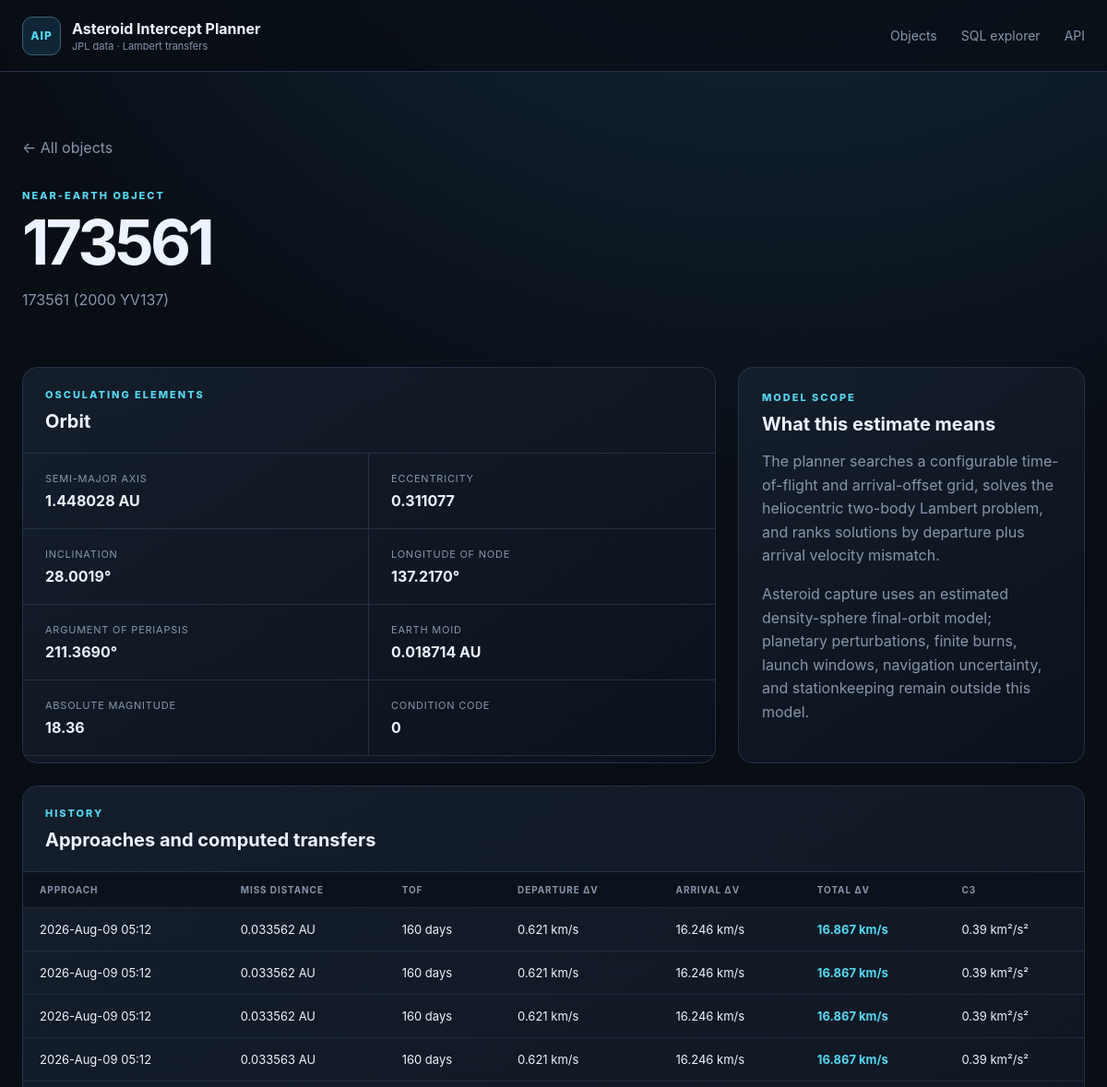
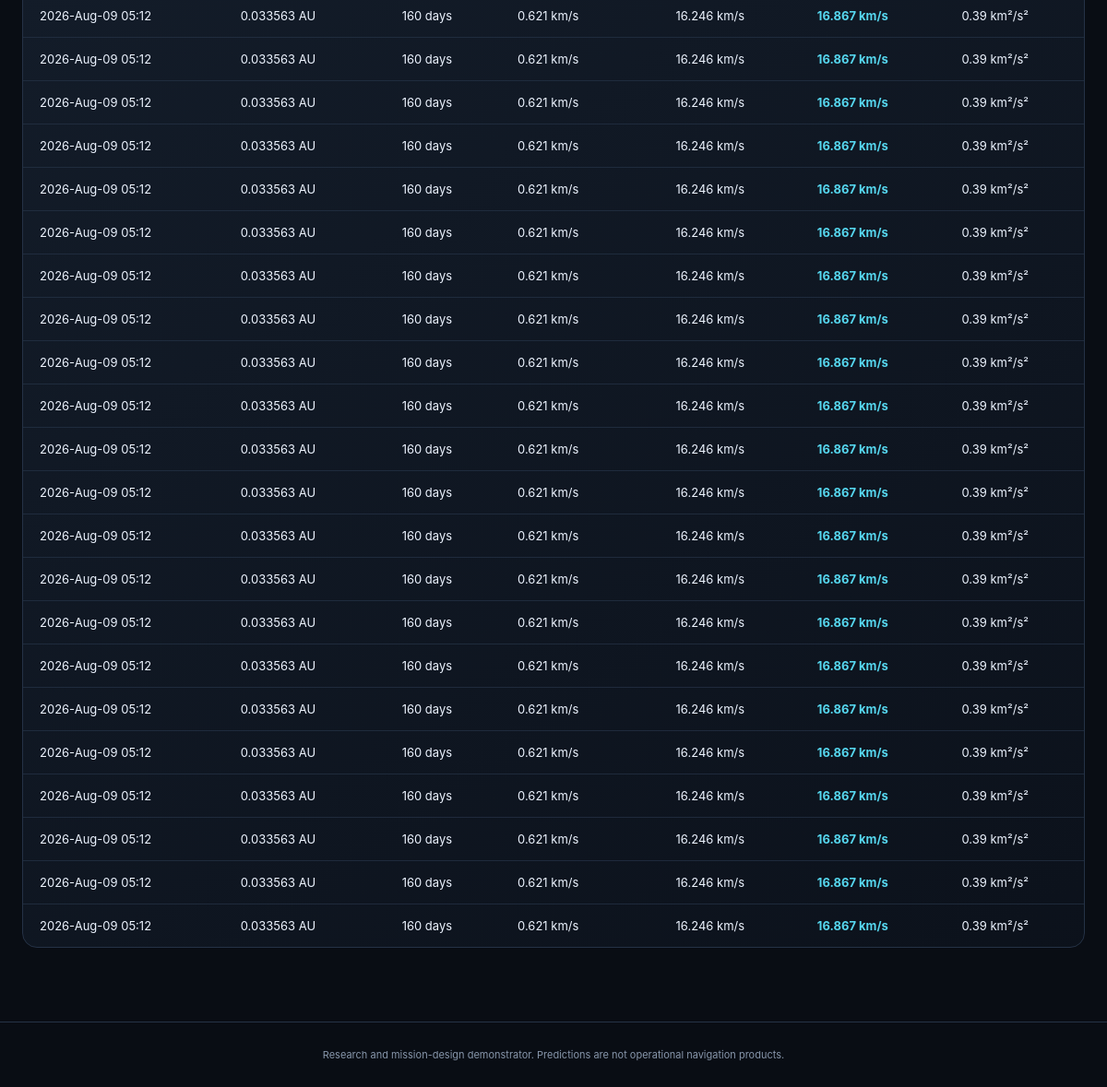
Screenshot of /asteroid/173561 with the database file from the repository (2 pictures, top to bottom).
### tables this page shows
CREATE TABLE orbital_elements (
    designation TEXT PRIMARY KEY REFERENCES asteroids(designation) ON DELETE CASCADE,
    epoch_jd_tdb REAL,
    semi_major_axis_au REAL NOT NULL,
    eccentricity REAL NOT NULL,
    inclination_deg REAL NOT NULL,
    raan_deg REAL NOT NULL,
    arg_periapsis_deg REAL NOT NULL,
    mean_anomaly_deg REAL,
    perihelion_time_jd_tdb REAL,
    perihelion_distance_au REAL,
    aphelion_distance_au REAL,
    orbital_period_days REAL,
    earth_moid_au REAL,
    condition_code TEXT,
    orbit_id TEXT,
    source TEXT NOT NULL,
    updated_at TEXT NOT NULL
);

CREATE TABLE asteroids (
    designation TEXT PRIMARY KEY,
    fullname TEXT,
    absolute_magnitude_h REAL,
    diameter_km REAL,
    first_seen_at TEXT NOT NULL,
    updated_at TEXT NOT NULL
);

CREATE TABLE intercept_plans (
    plan_id INTEGER PRIMARY KEY AUTOINCREMENT,
    approach_id INTEGER NOT NULL REFERENCES close_approaches(approach_id) ON DELETE CASCADE,
    method TEXT NOT NULL,
    departure_jd_tdb REAL NOT NULL,
    arrival_jd_tdb REAL NOT NULL,
    tof_days REAL NOT NULL,
    departure_dv_kms REAL NOT NULL,
    arrival_dv_kms REAL NOT NULL,
    total_dv_kms REAL NOT NULL,
    c3_km2_s2 REAL,
    leo_departure_dv_kms REAL,
    polyline_json TEXT,
    computed_at TEXT NOT NULL, capture_dv_kms REAL, stable_final_orbit INTEGER, capture_json TEXT,
    UNIQUE (approach_id, method)
);

CREATE TABLE close_approaches (
    approach_id INTEGER PRIMARY KEY AUTOINCREMENT,
    designation TEXT NOT NULL REFERENCES asteroids(designation) ON DELETE CASCADE,
    body TEXT NOT NULL DEFAULT 'Earth',
    close_approach_jd_tdb REAL NOT NULL,
    close_approach_text TEXT,
    distance_au REAL NOT NULL,
    distance_min_au REAL,
    distance_max_au REAL,
    relative_velocity_kms REAL,
    hyperbolic_excess_velocity_kms REAL,
    time_uncertainty TEXT,
    ingested_at TEXT NOT NULL,
    UNIQUE (designation, body, close_approach_jd_tdb)
);

### app/web.py (the view)
    @application.route("/asteroid/<designation>")
    def asteroid_detail(designation: str):
        asteroid = get_asteroid(designation, settings.database_path)
        if asteroid is None:
            return render_template("not_found.html", designation=designation), 404
        return render_template(
            "detail.html",
            asteroid=asteroid,
            approaches=asteroid_approaches(designation, settings.database_path),
        )

### app/database.py (called while the page is built, shortened)
def _dict_row(cursor: sqlite3.Cursor, row: tuple[Any, ...]) -> dict[str, Any]:
    return {column[0]: row[index] for index, column in enumerate(cursor.description)}

@contextmanager
def connect(path: Path | None = None) -> Iterator[sqlite3.Connection]:
    database_path = Path(path or get_settings().database_path)
    database_path.parent.mkdir(parents=True, exist_ok=True)
    connection = sqlite3.connect(database_path, timeout=30)
    connection.row_factory = _dict_row
    connection.execute("PRAGMA foreign_keys = ON")
    connection.execute("PRAGMA busy_timeout = 30000")
    try:
        yield connection
    finally:
        connection.close()

def initialize_database(path: Path | None = None) -> Path:
    database_path = Path(path or get_settings().database_path)
    schema = Path(__file__).with_name("schema.sql").read_text(encoding="utf-8")
    with connect(database_path) as connection:
        schema_version = int(connection.execute("PRAGMA user_version").fetchone()["user_version"])
        if schema_version < 2:
            connection.executescript(schema)
            connection.commit()
    return database_path

def fetch_all(
    query: str, params: Sequence[Any] = (), path: Path | None = None
) -> list[dict[str, Any]]:
    initialize_database(path)
    with connect(path) as connection:
        return connection.execute(query, params).fetchall()

def fetch_one(
    query: str, params: Sequence[Any] = (), path: Path | None = None
) -> dict[str, Any] | None:
    rows = fetch_all(query, params, path)
    return rows[0] if rows else None

def get_asteroid(designation: str, path: Path | None = None) -> dict[str, Any] | None:
    return fetch_one(
        """
        SELECT a.*, oe.*
        FROM asteroids a
        LEFT JOIN orbital_elements oe USING(designation)
        WHERE a.designation = ?
        """,
        (designation,),
        path,
    )

def asteroid_approaches(designation: str, path: Path | None = None) -> list[dict[str, Any]]:
    return fetch_all(
        """
        SELECT ca.*, ip.*
        FROM close_approaches ca
        LEFT JOIN intercept_plans ip USING(approach_id)
        WHERE ca.designation = ?
        ORDER BY ca.close_approach_jd_tdb DESC
        """,
        (designation,),
        path,
    )

### app/templates/detail.html (shortened to what this page needs)
{% extends "base.html" %}
{% block content %}
<section class="detail-hero">
  <a class="back" href="{{ url_for('index') }}">← All objects</a>
  <p class="eyebrow">NEAR-EARTH OBJECT</p>
  <h1>{{ asteroid.designation }}</h1>
  <p>{{ asteroid.fullname or 'JPL small-body designation' }}</p>
</section>
<section class="detail-grid">
  <article class="panel">
    <div class="panel-header"><div><p class="eyebrow">OSCULATING ELEMENTS</p><h2>Orbit</h2></div></div>
    <dl class="spec-grid">
      <div><dt>Semi-major axis</dt><dd>{{ asteroid.semi_major_axis_au|number(6) }} AU</dd></div>
      <div><dt>Eccentricity</dt><dd>{{ asteroid.eccentricity|number(6) }}</dd></div>
      <div><dt>Inclination</dt><dd>{{ asteroid.inclination_deg|number(4) }}°</dd></div>
      <div><dt>Longitude of node</dt><dd>{{ asteroid.raan_deg|number(4) }}°</dd></div>
      <div><dt>Argument of periapsis</dt><dd>{{ asteroid.arg_periapsis_deg|number(4) }}°</dd></div>
      <div><dt>Earth MOID</dt><dd>{{ asteroid.earth_moid_au|number(6) }} AU</dd></div>
      <div><dt>Absolute magnitude</dt><dd>{{ asteroid.absolute_magnitude_h|number(2) }}</dd></div>
      <div><dt>Condition code</dt><dd>{{ asteroid.condition_code or '—' }}</dd></div>
    </dl>
  </article>
  <article class="panel note-card">
    <p class="eyebrow">MODEL SCOPE</p>
    <h2>What this estimate means</h2>
    <p>The planner searches a configurable time-of-flight and arrival-offset grid, solves the heliocentric two-body Lambert problem, and ranks solutions by departure plus arrival velocity mismatch.</p>
    <p>Asteroid capture uses an estimated density-sphere final-orbit model; planetary perturbations, finite burns, launch windows, navigation uncertainty, and stationkeeping remain outside this model.</p>
  </article>
</section>
<section class="panel">
  <div class="panel-header"><div><p class="eyebrow">HISTORY</p><h2>Approaches and computed transfers</h2></div></div>
  <div class="table-wrap"><table>
    <thead><tr><th>Approach</th><th>Miss distance</th><th>TOF</th><th>Departure Δv</th><th>Arrival Δv</th><th>Total Δv</th><th>C3</th></tr></thead>
    <tbody>{% for row in approaches %}<tr>
      <td>{{ row.close_approach_text or row.close_approach_jd_tdb }}</td>
      <td>{{ row.distance_au|number(6) }} AU</td>
      <td>{{ row.tof_days|number(0) }} days</td>
      <td>{{ row.departure_dv_kms|number(3) }} km/s</td>
      <td>{{ row.arrival_dv_kms|number(3) }} km/s</td>
      <td><strong class="accent">{{ row.total_dv_kms|number(3) }} km/s</strong></td>
      <td>{{ row.c3_km2_s2|number(2) }} km²/s²</td>
    </tr>{% endfor %}</tbody>
  </table></div>
</section>
{% endblock %}

### app/static/style.css (style rules this page uses)
:root { --bg:#090d14;--surface:#101722;--surface-2:#151f2d;--line:#253246;--text:#edf4ff;--muted:#8796ab;--cyan:#56d7ef;--green:#67e8b5;--orange:#ffad66;--max:1440px;font-family:Inter,ui-sans-serif,system-ui,-apple-system,BlinkMacSystemFont,"Segoe UI",sans-serif;color-scheme:dark }
* { box-sizing:border-box }
body { margin:0;background:radial-gradient(circle at 70% -20%,#16334a 0,transparent 35%),var(--bg);color:var(--text);min-height:100vh }
.eyebrow { font-size:11px;letter-spacing:.18em;color:var(--cyan);font-weight:800;margin:0 0 10px }
.hero h1,.detail-hero h1 { font-size:clamp(42px,6vw,82px);line-height:.98;margin:0;letter-spacing:-.055em }
.hero>div>p:last-child,.detail-hero>p:last-child { color:var(--muted);max-width:680px;line-height:1.65 }
.panel { border:1px solid var(--line);background:linear-gradient(145deg,rgba(21,31,45,.93),rgba(12,18,28,.93));border-radius:16px;overflow:hidden }
.panel-header { padding:22px 24px;border-bottom:1px solid var(--line);display:flex;align-items:center;justify-content:space-between;gap:24px }
.panel-header h2,.note-card h2,.table-list h2 { margin:0;font-size:20px }
.table-wrap { overflow:auto }
table { width:100%;border-collapse:collapse;font-size:13px }
th { text-align:left;color:var(--muted);font-size:10px;text-transform:uppercase;letter-spacing:.09em;padding:13px 18px;background:#0c121b;white-space:nowrap }
td { border-top:1px solid rgba(37,50,70,.75);padding:15px 18px;white-space:nowrap }
.object-link:hover,.accent { color:var(--cyan) }
.detail-hero { padding:30px 0 44px }
.detail-hero h1 { font-size:68px }
.back { display:inline-block;margin-bottom:35px;color:var(--muted);text-decoration:none }
.detail-grid { display:grid;grid-template-columns:2fr 1fr;gap:24px;margin-bottom:24px }
.spec-grid { display:grid;grid-template-columns:repeat(2,1fr);margin:0 }
.spec-grid div { padding:20px 24px;border-bottom:1px solid var(--line) }
.spec-grid div:nth-child(odd) { border-right:1px solid var(--line) }
dt { color:var(--muted);font-size:11px;text-transform:uppercase;letter-spacing:.07em }
dd { margin:7px 0 0;font-weight:700 }
.note-card { padding:25px }
.note-card p:not(.eyebrow) { color:var(--muted);line-height:1.6 }

### rows the page displays
orbital_elements: designation "173561", semi_major_axis_au|number "1.448028", eccentricity|number "0.311077", inclination_deg|number "28.0019", raan_deg|number "137.2170", arg_periapsis_deg|number "211.3690", earth_moid_au|number "0.018714", condition_code "0"
asteroids: fullname "173561 (2000 YV137)", absolute_magnitude_h|number "18.36"
intercept_plans: close_approach_text "2026-Aug-09 05:12", distance_au|number "0.033562", tof_days|number "160", departure_dv_kms|number "0.621", arrival_dv_kms|number "16.246", total_dv_kms|number "16.867", c3_km2_s2|number "0.39"
intercept_plans: close_approach_text "2026-Aug-09 05:12", distance_au|number "0.033562", tof_days|number "160", departure_dv_kms|number "0.621", arrival_dv_kms|number "16.246", total_dv_kms|number "16.867", c3_km2_s2|number "0.39"
intercept_plans: close_approach_text "2026-Aug-09 05:12", distance_au|number "0.033562", tof_days|number "160", departure_dv_kms|number "0.621", arrival_dv_kms|number "16.246", total_dv_kms|number "16.867", c3_km2_s2|number "0.39"
intercept_plans: close_approach_text "2026-Aug-09 05:12", distance_au|number "0.033563", tof_days|number "160", departure_dv_kms|number "0.621", arrival_dv_kms|number "16.246", total_dv_kms|number "16.867", c3_km2_s2|number "0.39"
intercept_plans: close_approach_text "2026-Aug-09 05:12", distance_au|number "0.033563", tof_days|number "160", departure_dv_kms|number "0.621", arrival_dv_kms|number "16.246", total_dv_kms|number "16.867", c3_km2_s2|number "0.39"
intercept_plans: close_approach_text "2026-Aug-09 05:12", distance_au|number "0.033563", tof_days|number "160", departure_dv_kms|number "0.621", arrival_dv_kms|number "16.246", total_dv_kms|number "16.867", c3_km2_s2|number "0.39"
intercept_plans: close_approach_text "2026-Aug-09 05:12", distance_au|number "0.033563", tof_days|number "160", departure_dv_kms|number "0.621", arrival_dv_kms|number "16.246", total_dv_kms|number "16.867", c3_km2_s2|number "0.39"
intercept_plans: close_approach_text "2026-Aug-09 05:12", distance_au|number "0.033563", tof_days|number "160", departure_dv_kms|number "0.621", arrival_dv_kms|number "16.246", total_dv_kms|number "16.867", c3_km2_s2|number "0.39"
intercept_plans: close_approach_text "2026-Aug-09 05:12", distance_au|number "0.033563", tof_days|number "160", departure_dv_kms|number "0.621", arrival_dv_kms|number "16.246", total_dv_kms|number "16.867", c3_km2_s2|number "0.39"
intercept_plans: close_approach_text "2026-Aug-09 05:12", distance_au|number "0.033563", tof_days|number "160", departure_dv_kms|number "0.621", arrival_dv_kms|number "16.246", total_dv_kms|number "16.867", c3_km2_s2|number "0.39"
intercept_plans: close_approach_text "2026-Aug-09 05:12", distance_au|number "0.033563", tof_days|number "160", departure_dv_kms|number "0.621", arrival_dv_kms|number "16.246", total_dv_kms|number "16.867", c3_km2_s2|number "0.39"
intercept_plans: close_approach_text "2026-Aug-09 05:12", distance_au|number "0.033563", tof_days|number "160", departure_dv_kms|number "0.621", arrival_dv_kms|number "16.246", total_dv_kms|number "16.867", c3_km2_s2|number "0.39"
intercept_plans: close_approach_text "2026-Aug-09 05:12", distance_au|number "0.033563", tof_days|number "160", departure_dv_kms|number "0.621", arrival_dv_kms|number "16.246", total_dv_kms|number "16.867", c3_km2_s2|number "0.39"
intercept_plans: close_approach_text "2026-Aug-09 05:12", distance_au|number "0.033563", tof_days|number "160", departure_dv_kms|number "0.621", arrival_dv_kms|number "16.246", total_dv_kms|number "16.867", c3_km2_s2|number "0.39"
intercept_plans: close_approach_text "2026-Aug-09 05:12", distance_au|number "0.033563", tof_days|number "160", departure_dv_kms|number "0.621", arrival_dv_kms|number "16.246", total_dv_kms|number "16.867", c3_km2_s2|number "0.39"
intercept_plans: close_approach_text "2026-Aug-09 05:12", distance_au|number "0.033563", tof_days|number "160", departure_dv_kms|number "0.621", arrival_dv_kms|number "16.246", total_dv_kms|number "16.867", c3_km2_s2|number "0.39"
intercept_plans: close_approach_text "2026-Aug-09 05:12", distance_au|number "0.033563", tof_days|number "160", departure_dv_kms|number "0.621", arrival_dv_kms|number "16.246", total_dv_kms|number "16.867", c3_km2_s2|number "0.39"
intercept_plans: close_approach_text "2026-Aug-09 05:12", distance_au|number "0.033563", tof_days|number "160", departure_dv_kms|number "0.621", arrival_dv_kms|number "16.246", total_dv_kms|number "16.867", c3_km2_s2|number "0.39"
intercept_plans: close_approach_text "2026-Aug-09 05:12", distance_au|number "0.033563", tof_days|number "160", departure_dv_kms|number "0.621", arrival_dv_kms|number "16.246", total_dv_kms|number "16.867", c3_km2_s2|number "0.39"
intercept_plans: close_approach_text "2026-Aug-09 05:12", distance_au|number "0.033563", tof_days|number "160", departure_dv_kms|number "0.621", arrival_dv_kms|number "16.246", total_dv_kms|number "16.867", c3_km2_s2|number "0.39"
intercept_plans: close_approach_text "2026-Aug-09 05:12", distance_au|number "0.033563", tof_days|number "160", departure_dv_kms|number "0.621", arrival_dv_kms|number "16.246", total_dv_kms|number "16.867", c3_km2_s2|number "0.39"
intercept_plans: close_approach_text "2026-Aug-09 05:12", distance_au|number "0.033563", tof_days|number "160", departure_dv_kms|number "0.621", arrival_dv_kms|number "16.246", total_dv_kms|number "16.867", c3_km2_s2|number "0.39"
intercept_plans: close_approach_text "2026-Aug-09 05:12", distance_au|number "0.033563", tof_days|number "160", departure_dv_kms|number "0.621", arrival_dv_kms|number "16.246", total_dv_kms|number "16.867", c3_km2_s2|number "0.39"
intercept_plans: close_approach_text "2026-Aug-09 05:12", distance_au|number "0.033563", tof_days|number "160", departure_dv_kms|number "0.621", arrival_dv_kms|number "16.246", total_dv_kms|number "16.867", c3_km2_s2|number "0.39"
intercept_plans: close_approach_text "2026-Aug-09 05:12", distance_au|number "0.033563", tof_days|number "160", departure_dv_kms|number "0.621", arrival_dv_kms|number "16.246", total_dv_kms|number "16.867", c3_km2_s2|number "0.39"
intercept_plans: close_approach_text "2026-Aug-09 05:12", distance_au|number "0.033563", tof_days|number "160", departure_dv_kms|number "0.621", arrival_dv_kms|number "16.246", total_dv_kms|number "16.867", c3_km2_s2|number "0.39"
